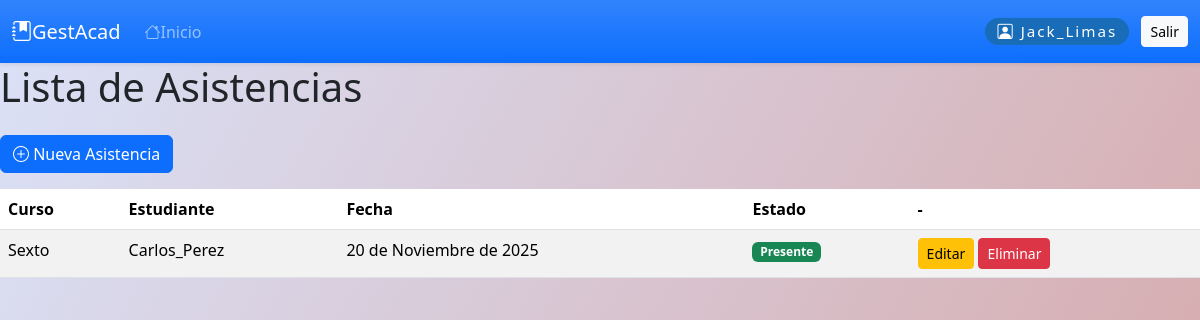
Page /asistencia/asistencia/ (signed in) on the committed database.
### asistencia/models.py (models this page shows, shortened)
class RegistroAsistencia(models.Model):
    estudiante = models.ForeignKey(User, on_delete=models.CASCADE, limit_choices_to={'groups__name': 'Estudiante'})
    curso = models.ForeignKey(Curso, on_delete=models.CASCADE)
    fecha = models.DateField()
    presente = models.BooleanField(default=False)
    class Meta:
        unique_together = ('estudiante', 'curso', 'fecha')

### cursos/models.py (models this page shows, shortened)
class Curso(models.Model):
    nombre = models.CharField(max_length=100)
    descripcion = models.TextField(blank=True)
    profesor = models.ForeignKey(User, on_delete=models.CASCADE, related_name='cursos_a_cargo', null=True, blank=True)  # <-- CAMBIO: profesor a cargo

### asistencia/views.py (the view)
# urls.py: path('asistencia/', views.listar_asistencia, name='listar_asistencia'),
@profesor_requiere
def listar_asistencia(request):
    registros = RegistroAsistencia.objects.select_related('estudiante', 'curso').all()
    return render(request, 'asistencia/listar_asistencia.html', {'asistencias': registros})

### asistencia/templates/asistencia/listar_asistencia.html (shortened to what this page needs)
{% extends "base.html" %}
{% block content %}
<div class="content-box">
    <h1 class="welcome mb-4">Lista de Asistencias</h1>
    <a href="{% url 'asistencia:crear_asistencia' %}" class="btn btn-primary mb-3">
        <i class="bi bi-plus-circle"></i> Nueva Asistencia
    </a>
    <table class="table table-striped">
        <thead>
            <tr>
                <th>Curso</th>
                <th>Estudiante</th>
                <th>Fecha</th>
                <th>Estado</th>
                <th>-</th>
            </tr>
        </thead>
        <tbody>
            {% for asistencia in asistencias %}
            <tr>
                <td>{{ asistencia.curso.nombre }}</td>
                <td>{{ asistencia.estudiante.username }}</td>
                <td>{{ asistencia.fecha }}</td>
                <td>
                    {% if asistencia.presente %}
                        <span class="badge bg-success">Presente</span>
                    {% else %}
                        <span class="badge bg-danger">Ausente</span>
                    {% endif %}
                </td>
                <td>
                    <a href="{% url 'asistencia:editar_asistencia' asistencia.id %}" class="btn btn-sm btn-warning">Editar</a>
                    <a href="{% url 'asistencia:eliminar_asistencia' asistencia.id %}" class="btn btn-sm btn-danger">Eliminar</a>
                </td>
            </tr>
            {% empty %}
            <tr>
                <td colspan="5" class="text-center text-muted">No hay registros de asistencia.</td>
            </tr>
            {% endfor %}
        </tbody>
    </table>
</div>
{% endblock %}

### templates/base.html (shortened to what this page needs)
<!DOCTYPE html>
<html lang="es">
<head>
    <link href="https://cdn.jsdelivr.net/npm/bootstrap@5.3.2/dist/css/bootstrap.min.css" rel="stylesheet">
    <link href="https://cdn.jsdelivr.net/npm/bootstrap-icons@1.10.5/font/bootstrap-icons.css" rel="stylesheet">
</head>
<body>
<nav class="navbar navbar-expand-lg navbar-dark bg-gradient bg-primary shadow-sm">
  <div class="container-fluid">
    <a class="navbar-brand d-flex align-items-center" href="{% url 'dashboard:dashboard' %}">
        <i class="bi bi-journal-bookmark-fill"></i> GestAcad
    </a>
    <div class="collapse navbar-collapse" id="navbarSupportedContent">
      <ul class="navbar-nav me-auto mb-2 mb-lg-0">
        {% if rol == 'admin' %}
          <li class="nav-item"><a class="nav-link" href="{% url 'dashboard:dashboard' %}"><i class="bi bi-house-fill"></i>Dashboard</a></li>
          <li class="nav-item"><a class="nav-link" href="{% url 'usuarios:perfil' %}"><i class="bi bi-person-badge-fill"></i>Usuarios</a></li>
          <li class="nav-item"><a class="nav-link" href="{% url 'cursos:listar_cursos' %}"><i class="bi bi-easel2-fill"></i>Cursos</a></li>
          <li class="nav-item"><a class="nav-link" href="{% url 'cursos:listar_materias' %}"><i class="bi bi-journals"></i>Materias</a></li>
          <li class="nav-item"><a class="nav-link" href="{% url 'calificaciones:listar_calificaciones' %}"><i class="bi bi-award-fill"></i>Calificaciones</a></li>
          <li class="nav-item"><a class="nav-link" href="{% url 'asistencia:listar_asistencia' %}"><i class="bi bi-calendar-check-fill"></i>Asistencias</a></li>
        {% else %}
          <li class="nav-item"><a class="nav-link" href="{% url 'home' %}"><i class="bi bi-house"></i>Inicio</a></li>
        {% endif %}
      </ul>
      {% if user.is_authenticated %}
      <span class="navbar-text d-flex align-items-center">
        <span class="perfil-chip"><i class="bi bi-person-square"></i> {{ user.username }}</span>
        <form action="{% url 'usuarios:logout' %}" method="post" style="display:inline;">
            <button type="submit" class="btn btn-light btn-sm">Salir</button>
        </form>
      </span>
      {% endif %}
    </div>
  </div>
</nav>
{% block content %}{% endblock %}
</body>
</html>

### templates/base.html (style rules this page uses)
body { background: linear-gradient(120deg, #dae2f8 0%, #d6a4a4 100%); min-height: 100vh; margin: 0; }
.navbar { position: sticky; top: 0; z-index: 1000; }
.perfil-chip { background: #186cb8; color: #fff; border-radius: 1em; padding: 0.13em 0.8em 0.13em 0.8em; font-size: 0.95em; margin-right: 0.8em; letter-spacing: 0.13em; }

### rows in the picture
RegistroAsistencia: curso.nombre "Sexto", estudiante.username "Carlos_Perez", fecha "20 de Noviembre de 2025", presente "Presente"

### other values in the picture
{{ user.username }} "Jack_Limas"
